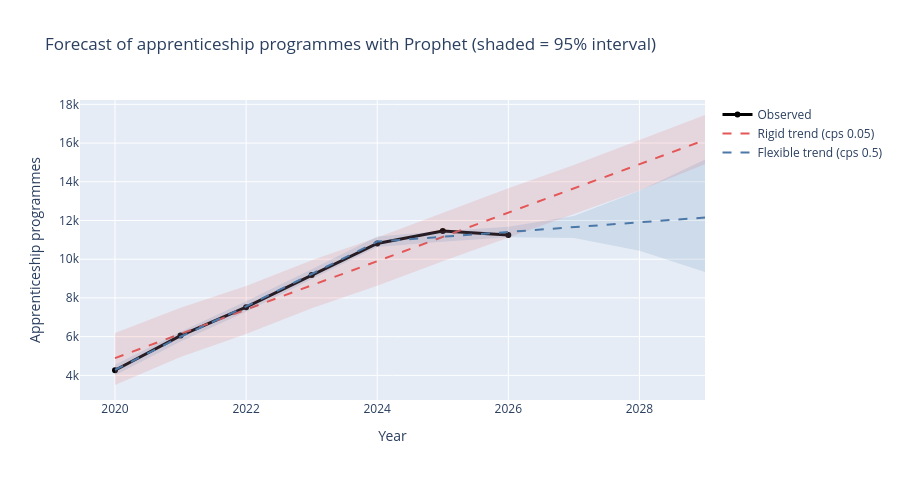

Write notebook code for a chart like this one.
### Markdown cell above
**Reading.** Apprenticeship programmes went from **4,263 in 2020 to 11,456 in 2025 (x2.7)**, and their share of the whole Parcoursup offer from 25% to 44%. The growth slowed down every year (+42%, +24%, +22%, +18%, +6%) and turned **slightly negative in 2026 (-1.8%)**. The Themeriver shows that BTS carries most of the growth. The number of new adopters also falls: about 620 to 670 institutions opened their first apprenticeship programme each year from 2021 to 2023, 389 in 2025 and 285 in 2026. This matches two external facts: the State hiring aid per apprentice was cut in February 2025 (from 6,000 € to 5,000 € in companies under 250 employees, 2,000 € above), and the Ministry of Education counted 2.8% fewer apprentices at the end of 2025 than a year before.

### Code cell
results["figs"]["q3_forecast"].show()
print("Back-test (we hide the last 1 or 2 years, predict them, and compare with reality):")
display(results["backtest"])
print("Forecast of the number of apprenticeship programmes:")
for name, fc in results["forecasts"].items():
    print(name); display(fc.assign(year=fc["ds"].dt.year)[["year", "yhat", "yhat_lower", "yhat_upper"]].tail(3).round(0))
print("Forecast of the apprenticeship share (%), flexible trend:")
results["share_forecast"].assign(year=results["share_forecast"]["ds"].dt.year)[["year", "yhat", "yhat_lower", "yhat_upper"]].tail(3).round(1)

### Figure 1 — Plotly figure (JSON) as saved in the notebook; plotly's stock layout.template omitted (floating-point values rounded to 4 significant figures)
{"data": [{"line": {"color": "black", "width": 3}, "mode": "lines+markers", "name": "Observed", "type": "scatter", "x": [2020, 2021, 2022, 2023, 2024, 2025, 2026], "y": [4263, 6054, 7524, 9188, 10812, 11456, 11251]}, {"fill": "toself", "fillcolor": "#E45756", "hoverinfo": "skip", "line": {"width": 0}, "opacity": 0.15, "showlegend": false, "type": "scatter", "x": [2020, 2021, 2022, 2023, 2024, 2025, 2026, 2027, 2028, 2029, 2029, 2028, 2027, 2026, 2025, 2024, 2023, 2022, 2021, 2020], "y": [6184.0, 7498.0, 8614.0, 9947.0, 11120.0, 12400.0, 13670.0, 14860.0, 16170.0, 17450.0, 14900.0, 13540.0, 12340.0, 11130.0, 9897.0, 8628.0, 7469.0, 6141.0, 4943.0, 3503.0]}, {"line": {"color": "#E45756", "dash": "dash"}, "mode": "lines", "name": "Rigid trend (cps 0.05)", "type": "scatter", "x": [2020, 2021, 2022, 2023, 2024, 2025, 2026, 2027, 2028, 2029], "y": [4893.0, 6147.0, 7398.0, 8649.0, 9900.0, 11150.0, 12410.0, 13660.0, 14910.0, 16160.0]}, {"fill": "toself", "fillcolor": "#4C78A8", "hoverinfo": "skip", "line": {"width": 0}, "opacity": 0.15, "showlegend": false, "type": "scatter", "x": [2020, 2021, 2022, 2023, 2024, 2025, 2026, 2027, 2028, 2029, 2029, 2028, 2027, 2026, 2025, 2024, 2023, 2022, 2021, 2020], "y": [4549.0, 6250.0, 7828.0, 9480.0, 11180.0, 11460.0, 11680.0, 12230.0, 13540.0, 15150.0, 9340.0, 10440.0, 11090.0, 11140.0, 10900.0, 10630.0, 8959.0, 7286.0, 5748.0, 4003.0]}, {"line": {"color": "#4C78A8", "dash": "dash"}, "mode": "lines", "name": "Flexible trend (cps 0.5)", "type": "scatter", "x": [2020, 2021, 2022, 2023, 2024, 2025, 2026, 2027, 2028, 2029], "y": [4283.0, 5996.0, 7563.0, 9227.0, 10910.0, 11160.0, 11410.0, 11660.0, 11910.0, 12150.0]}], "layout": {"height": 480, "title": {"text": "Forecast of apprenticeship programmes with Prophet (shaded = 95% interval)"}, "xaxis": {"title": {"text": "Year"}}, "yaxis": {"title": {"text": "Apprenticeship programmes"}}}}
